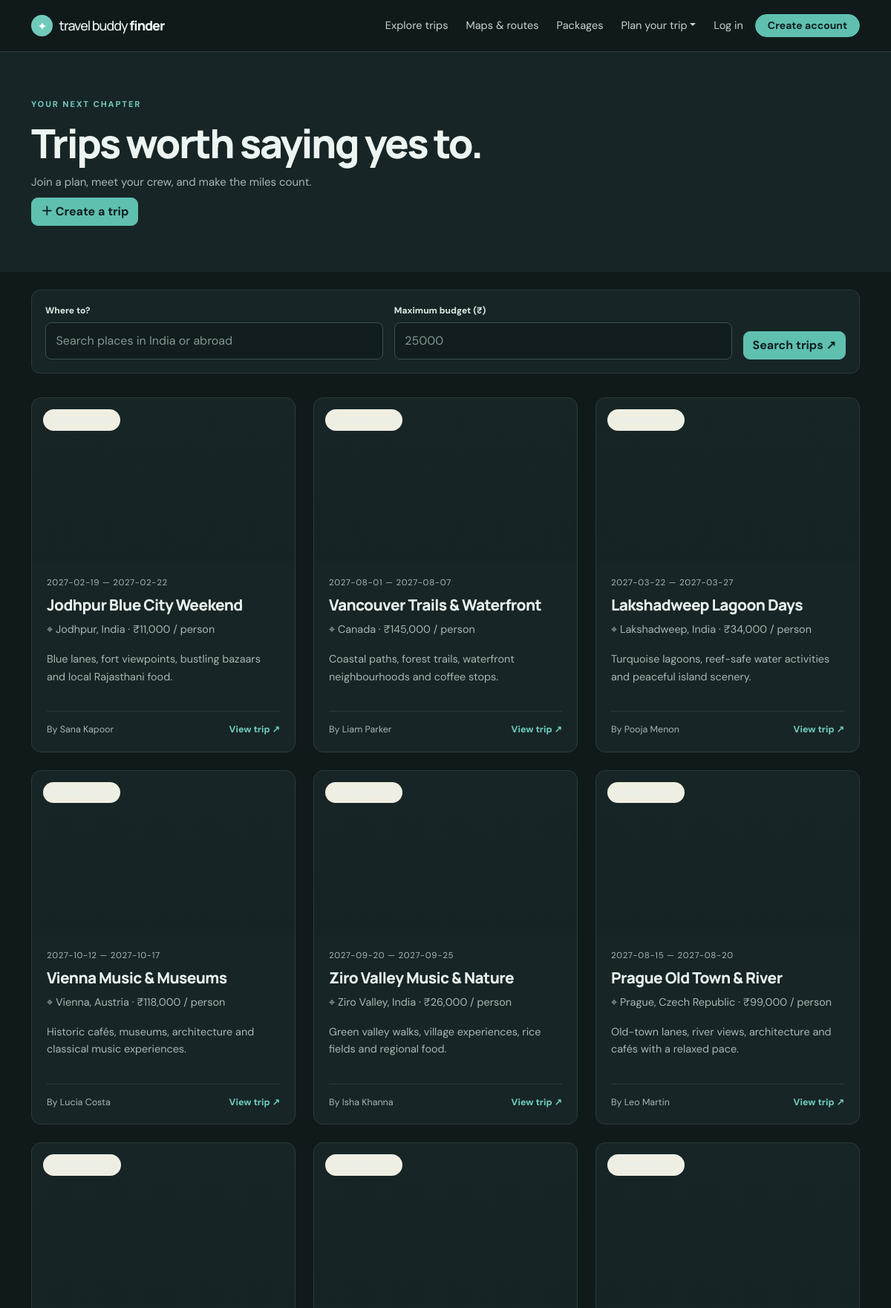
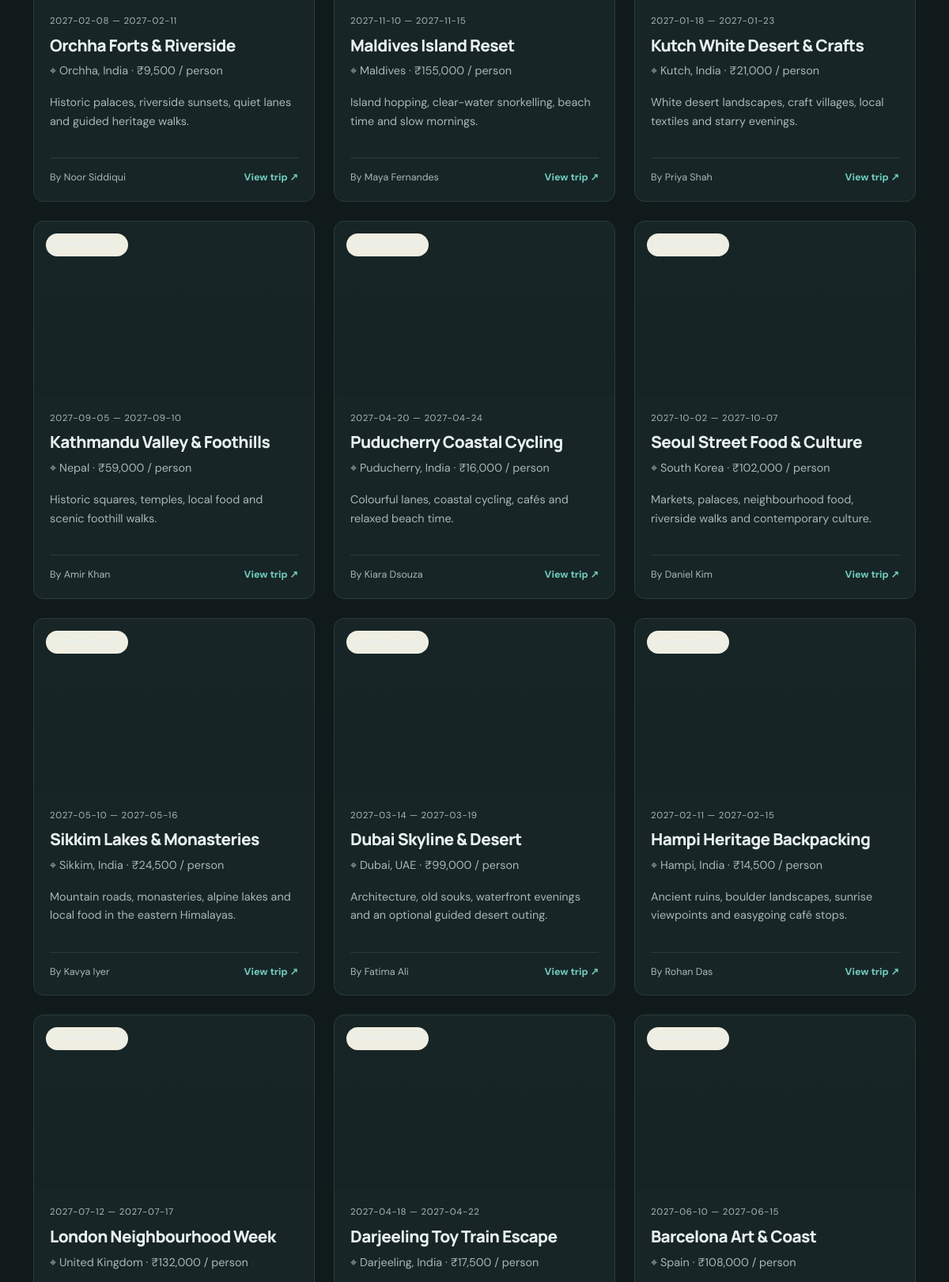
Page /trips (upper part) on the committed database (2 pictures, top to bottom).
### app.py (models this page shows, shortened)
class Trip(db.Model):
    id = db.Column(db.Integer, primary_key=True)
    title = db.Column(db.String(140), nullable=False)
    destination = db.Column(db.String(120), nullable=False, index=True)
    start_location = db.Column(db.String(120), default='')
    start_date = db.Column(db.String(20), nullable=False)
    end_date = db.Column(db.String(20), nullable=False)
    budget = db.Column(db.Integer, default=0)
    description = db.Column(db.Text, default='')
    interests = db.Column(db.String(300), default='')
    max_members = db.Column(db.Integer, default=4)
    status = db.Column(db.String(20), default='open')
    creator_id = db.Column(db.Integer, db.ForeignKey('user.id'), nullable=False)
    created_at = db.Column(db.DateTime, default=datetime.utcnow)
    creator = db.relationship('User', backref='created_trips')

class User(db.Model):
    id = db.Column(db.Integer, primary_key=True)
    name = db.Column(db.String(100), nullable=False)
    email = db.Column(db.String(180), unique=True, nullable=False, index=True)
    password_hash = db.Column(db.String(255), nullable=False)
    city = db.Column(db.String(100), default='')
    bio = db.Column(db.String(500), default='')
    interests = db.Column(db.String(300), default='')
    travel_style = db.Column(db.String(80), default='Flexible')
    budget = db.Column(db.Integer, default=15000)
    created_at = db.Column(db.DateTime, default=datetime.utcnow)

### app.py (the view)
@app.route('/trips')
def trips():
    q=Trip.query.filter_by(status='open')
    dest=request.args.get('destination','').strip(); max_budget=request.args.get('max_budget','').strip()
    if dest: q=q.filter(Trip.destination.ilike(f'%{dest}%'))
    if max_budget.isdigit(): q=q.filter(Trip.budget <= int(max_budget))
    all_trips=alternate_domestic_international(q.order_by(Trip.created_at.desc()).all())
    trip_photo_ids = {
        'himalayan escape': 'photo-1500530855697-b586d89ba3ee',
        'goa beach': 'photo-1500375592092-40eb2168fd21',
        'kerala backwater': 'photo-1602216056096-3b40cc0c9944',
        'jaipur heritage': 'photo-1477587458883-47145ed94245',
        'rishikesh adventure': 'photo-1500534623283-312aade485b7',
        'manali snow': 'photo-1464278533981-50106e6176b1',
        'udaipur lakeside': 'photo-1514222134-b57cbb8ce073',
        'meghalaya cloud': 'photo-1441974231531-c6227db76b6e',
        'mumbai arts': 'photo-1570168007204-dfb528c6958f',
        'andaman blue': 'photo-1507525428034-b723cf961d3e',
        'varanasi culture': 'photo-1561361513-2d000a50f0dc',
        'coorg green': 'photo-1448375240586-882707db888b',
        'spiti valley': 'photo-1501785888041-af3ef285b470',
        'agra & fatehpur': 'photo-1564507592333-c60657eea523',
        'pondicherry slow': 'photo-1494783367193-149034c05e8f',
        'tokyo neon': 'photo-1540959733332-eab4deabeeaf',
        'kyoto temples': 'photo-1493976040374-85c8e12f0c0e',
        'bali beaches': 'photo-1537996194471-e657df975ab4',
        'paris art': 'photo-1502602898657-3e91760cbb34',
        'lisbon coast': 'photo-1555881400-74d7acaacd8b',
        'swiss alps': 'photo-1531366936337-7c912a4589a7',
        'bangkok street': 'photo-1508009603885-50cf7c579365',
        'istanbul between': 'photo-1524231757912-21f4fe3a7200',
        'cape town coast': 'photo-1580060839134-75a5edca2e99',
        'singapore city': 'photo-1525625293386-3f8f99389edd',
        'sydney harbour': 'photo-1506973035872-a4ec16b8e8d9',
        'mysuru palace': 'photo-1600100397608-f010f1c8e8d8',
        'rome food': 'photo-1552832230-c0197dd311b5',
        'darjeeling toy': 'photo-1519681393784-d120267933ba',
        'barcelona art': 'photo-1539037116277-4db20889f2d4',
        'hampi heritage': 'photo-1606293926075-69a00dbfde81',
        'london neighbourhood': 'photo-1513635269975-59663e0ac1ad',
        'sikkim lakes': 'photo-1464822759023-fed622ff2c3b',
        'dubai skyline': 'photo-1512453979798-5ea266f8880c',
        'puducherry coastal': 'photo-1519046904884-53103b34b206',
        'seoul street': 'photo-1517154421773-0529f29ea451',
        'kutch white desert': 'photo-1509316785289-025f5b846b35',
        'kathmandu valley': 'photo-1544735716-392fe2489ffa',
        'orchha forts': 'photo-1567157577867-05fb8f25dee9',
        'maldives island': 'photo-1514282401047-d79a71a590e8',
        'ziro valley': 'photo-1472396961693-142e6e269027',
        'prague old town': 'photo-1541849546-216549ae216d',
        'lakshadweep lagoon': 'photo-1510414842594-a61c69b5ae57',
        'vienna music': 'photo-1516550893923-42d28e5677af',
        'jodhpur blue': 'photo-1599661046827-dacff0c0f09a',
        'vancouver trails': 'photo-1503614472-8c93d56cdab4',
    }
    used_image_ids=set()
    trip_image_urls={}
    image_pool=list(dict.fromkeys(PLACE_IMAGE_IDS.values()))
    for index, trip in enumerate(all_trips):
        title_key=(trip.title or '').strip().lower()
        image_id=next((photo_id for phrase, photo_id in trip_photo_ids.items() if title_key.startswith(phrase)), None)
        if image_id is None:
            preferred_url=destination_image(trip.destination, 0)
            image_id=preferred_url.split('/')[3].split('?')[0]
        if image_id in used_image_ids:
            image_id=next((candidate for candidate in image_pool if candidate not in used_image_ids), image_id)
        used_image_ids.add(image_id)
        trip_image_urls[trip.id]=f'https://images.unsplash.com/{image_id}?auto=format&fit=crop&w=1200&q=85'
    return render_template('trips.html', trips=all_trips, destination=dest, max_budget=max_budget, trip_image_urls=trip_image_urls)

### app.py (called while the page is built)
def current_user():
    uid = session.get('user_id')
    return db.session.get(User, uid) if uid else None

@app.context_processor
def inject_globals():
    return {'logged_user': current_user(), 'money': lambda value: f'₹{float(value or 0):,.0f}', 'destination_image': destination_image, 'avatar_url': avatar_url}

### templates/trips.html
{% extends 'base.html' %}{% block title %}Explore trips — Travel Buddy Finder{% endblock %}{% block content %}<section class="page-top"><div class="container"><div class="eyebrow">YOUR NEXT CHAPTER</div><h1>Trips worth saying yes to.</h1><p>Join a plan, meet your crew, and make the miles count.</p><a class="btn btn-dark mt-2" href="{{ url_for('create_trip') if logged_user else url_for('register') }}">＋ Create a trip</a></div></section><section class="section-pad pt-4"><div class="container"><form class="filter-bar" method="get"><div><label>Where to?</label><input class="form-control" name="destination" value="{{ destination }}" placeholder="Search places in India or abroad"></div><div><label>Maximum budget (₹)</label><input class="form-control" name="max_budget" type="number" value="{{ max_budget }}" placeholder="25000"></div><button class="btn btn-dark">Search trips ↗</button></form><div class="row g-4 mt-2">{% for trip in trips %}<div class="col-md-6 col-lg-4"><div class="trip-card"><div class="trip-photo" style="background-image:linear-gradient(180deg,transparent,rgba(12,26,35,.15)),url('{{ trip_image_urls[trip.id] }}')"><span class="photo-label">{{ trip.max_members - (trip.memberships|selectattr('status','equalto','accepted')|list|length) }} SPACES LEFT</span></div><div class="trip-card-body"><div class="trip-meta">{{ trip.start_date }} — {{ trip.end_date }}</div><h3>{{ trip.title }}</h3><p>⌖ {{ trip.destination }} · {{ money(trip.budget) }} / person</p><p class="trip-description">{{ trip.description or 'A new adventure is taking shape. Join the group to plan the details together.' }}</p><div class="card-bottom"><span>By {{ trip.creator.name }}</span><a href="{{ url_for('trip_detail',trip_id=trip.id) }}">View trip ↗</a></div></div></div></div>{% else %}<div class="col-12"><div class="empty-state"><h3>No trips found</h3><p>Try another destination or create a trip of your own.</p></div></div>{% endfor %}</div></div></section>{% endblock %}

### static/css/style.css (style rules this page uses)
:root { --ink:#172b2b;--muted:#71807e;--teal:#1e5954;--sun:#f4bc69;--paper:#fffdf8;--line:#e7e9e2;--soft:#f4f5ef }
* { box-sizing:border-box }
body { margin:0;background:var(--paper);color:var(--ink);font-family:'DM Sans',sans-serif;font-size:15px }
h1,h2,h3,.brand { font-family:Manrope,sans-serif;letter-spacing:-.045em }
h1 { font-size:clamp(2.4rem,5vw,4.3rem);font-weight:800;line-height:1.08 }
h3 { font-size:1.15rem;font-weight:800;letter-spacing:-.03em }
p { line-height:1.65 }
.eyebrow { font-size:.7rem;letter-spacing:.17em;font-weight:800;color:var(--teal);margin-bottom:14px }
.btn { border-radius:9px;font-weight:700 }
.btn-dark { background:var(--ink);border-color:var(--ink) }
.section-pad { padding:76px 0 }
.trip-card,.simple-trip { border:1px solid var(--line);background:white;border-radius:13px;overflow:hidden;height:100%;transition:transform .2s,box-shadow .2s }
.trip-photo { height:220px;position:relative;background-size:cover;background-position:center }
.photo-label { position:absolute;top:15px;left:15px;background:#fffdf0ed;border-radius:30px;padding:7px 11px;font-size:.62rem;font-weight:800;letter-spacing:.09em }
.trip-card-body { padding:20px }
.trip-meta { font-size:.72rem;color:var(--muted);letter-spacing:.06em }
.trip-card-body h3 { font-size:1.3rem;margin:9px 0 }
.trip-card-body>p { color:#60716d;font-size:.9rem }
.card-bottom { display:flex;justify-content:space-between;gap:12px;align-items:center;border-top:1px solid var(--line);padding-top:15px;margin-top:16px;font-size:.78rem;color:var(--muted) }
.card-bottom a { font-weight:800;color:var(--teal);text-decoration:none }
.trip-description { min-height:65px }
.form-control,.form-select { border-color:#dfe4dc;border-radius:8px;padding:.75rem .85rem;background:#fff }
.page-top { background:#f1f3ec;padding:62px 0 }
.page-top h1 { font-size:clamp(2.4rem,4.5vw,4rem);margin:0 0 12px }
.page-top p { color:var(--muted);margin-bottom:0;max-width:650px }
.filter-bar { display:flex;align-items:end;gap:15px;flex-wrap:wrap;padding:18px;background:white;border:1px solid var(--line);border-radius:12px }
.filter-bar>div { flex:1;min-width:180px }
.filter-bar label { font-size:.75rem;font-weight:800;display:block;margin-bottom:7px }
.trip-photo,.simple-trip-image { background-size:cover;background-position:center }
:root { --ink:#e8f0ee;--muted:#a7b8b4;--teal:#5fc0b0;--sun:#f4bc69;--paper:#101a1b;--line:#2a3b3b;--soft:#172526 }
body { background:#101a1b;color:#e8f0ee }
.soft-bg,.page-top { background:#172526 }
.feature-card,.trip-card,.simple-trip,.person-card,.panel-form,.workspace-panel,.suggestion,.empty-state,.filter-bar,.request-row,.connection-row,.messenger { background:#172526;border-color:#2a3b3b;color:#e8f0ee }
.trip-card-body>p,.person-body p,.suggestion p { color:#b1c2be }
.trip-meta,.card-bottom,.muted { color:#a7b8b4 }
.card-bottom,.expense-form,.people-list,.chat-head,.chat-compose,.itinerary-item,.expense-item,.member-row,.fact-row { border-color:#2a3b3b }
.form-control,.form-select { background:#111d1e;color:#e8f0ee;border-color:#3b5050 }
.form-control::placeholder { color:#829894 }
.btn-dark { background:#5fc0b0;border-color:#5fc0b0;color:#102020 }
.auth-form h1,.page-top h1,.reset-card h1 { color:#edf5f2 }
:root { color-scheme:dark;--ink:#e8f0ee;--muted:#a7b8b4;--teal:#70cabb;--sun:#f4bc69;--paper:#101a1b;--line:#2a3b3b;--soft:#172526 }
html,body { background:#101a1b!important;color:#e8f0ee!important }
.feature-card,.trip-card,.simple-trip,.person-card,.panel-form,.workspace-panel,.connection-row,.filter-bar,.messenger,.empty-state,.quiz-card,.package-card,.trip-detail-card,.profile-card,.dashboard-card { background:#172526!important;color:#e8f0ee!important;border-color:#2a3b3b!important }
.feature-card p,.trip-card-body>p,.person-body p,.suggestion p,.auth-switch,.muted,.trip-meta,.card-bottom { color:#a7b8b4!important }
.form-control,.form-select,textarea,input:not([type=checkbox]):not([type=radio]):not([type=submit]),select { background:#111d1e!important;color:#e8f0ee!important;border-color:#3b5050!important }
.form-control::placeholder,input::placeholder,textarea::placeholder { color:#829894!important }
.form-label,.form-check-label,label { color:#dce8e4 }
a { color:#78d2c1 }
.btn-primary,.btn-dark { background:#5fc0b0!important;border-color:#5fc0b0!important;color:#102020!important }

### rows in the picture
Trip: start_date "2027-02-19", end_date "2027-02-22", title "Jodhpur Blue City Weekend", destination "Jodhpur, India", budget "₹11,000", description "Blue lanes, fort viewpoints, bustling bazaars and local Rajasthani food.", creator.name "Sana Kapoor"
Trip: start_date "2027-08-01", end_date "2027-08-07", title "Vancouver Trails & Waterfront", destination "Canada", budget "₹145,000", description "Coastal paths, forest trails, waterfront neighbourhoods and coffee stops.", creator.name "Liam Parker"
Trip: start_date "2027-03-22", end_date "2027-03-27", title "Lakshadweep Lagoon Days", destination "Lakshadweep, India", budget "₹34,000", description "Turquoise lagoons, reef-safe water activities and peaceful island scenery.", creator.name "Pooja Menon"
Trip: start_date "2027-10-12", end_date "2027-10-17", title "Vienna Music & Museums", destination "Vienna, Austria", budget "₹118,000", description "Historic cafés, museums, architecture and classical music experiences.", creator.name "Lucia Costa"
Trip: start_date "2027-09-20", end_date "2027-09-25", title "Ziro Valley Music & Nature", destination "Ziro Valley, India", budget "₹26,000", description "Green valley walks, village experiences, rice fields and regional food.", creator.name "Isha Khanna"
Trip: start_date "2027-08-15", end_date "2027-08-20", title "Prague Old Town & River", destination "Prague, Czech Republic", budget "₹99,000", description "Old-town lanes, river views, architecture and cafés with a relaxed pace.", creator.name "Leo Martin"
Trip: start_date "2027-02-08", end_date "2027-02-11", title "Orchha Forts & Riverside", destination "Orchha, India", budget "₹9,500", description "Historic palaces, riverside sunsets, quiet lanes and guided heritage walks.", creator.name "Noor Siddiqui"
Trip: start_date "2027-11-10", end_date "2027-11-15", title "Maldives Island Reset", destination "Maldives", budget "₹155,000", description "Island hopping, clear-water snorkelling, beach time and slow mornings.", creator.name "Maya Fernandes"
Trip: start_date "2027-01-18", end_date "2027-01-23", title "Kutch White Desert & Crafts", destination "Kutch, India", budget "₹21,000", description "White desert landscapes, craft villages, local textiles and starry evenings.", creator.name "Priya Shah"
Trip: start_date "2027-09-05", end_date "2027-09-10", title "Kathmandu Valley & Foothills", destination "Nepal", budget "₹59,000", description "Historic squares, temples, local food and scenic foothill walks.", creator.name "Amir Khan"
Trip: start_date "2027-04-20", end_date "2027-04-24", title "Puducherry Coastal Cycling", destination "Puducherry, India", budget "₹16,000", description "Colourful lanes, coastal cycling, cafés and relaxed beach time.", creator.name "Kiara Dsouza"
Trip: start_date "2027-10-02", end_date "2027-10-07", title "Seoul Street Food & Culture", destination "South Korea", budget "₹102,000", description "Markets, palaces, neighbourhood food, riverside walks and contemporary culture.", creator.name "Daniel Kim"
Trip: start_date "2027-05-10", end_date "2027-05-16", title "Sikkim Lakes & Monasteries", destination "Sikkim, India", budget "₹24,500", description "Mountain roads, monasteries, alpine lakes and local food in the eastern Himalayas.", creator.name "Kavya Iyer"
Trip: start_date "2027-03-14", end_date "2027-03-19", title "Dubai Skyline & Desert", destination "Dubai, UAE", budget "₹99,000", description "Architecture, old souks, waterfront evenings and an optional guided desert outing.", creator.name "Fatima Ali"
Trip: start_date "2027-02-11", end_date "2027-02-15", title "Hampi Heritage Backpacking", destination "Hampi, India", budget "₹14,500", description "Ancient ruins, boulder landscapes, sunrise viewpoints and easygoing café stops.", creator.name "Rohan Das"
Trip: start_date "2027-07-12", end_date "2027-07-17", title "London Neighbourhood Week", destination "United Kingdom", budget "₹132,000"
Trip: start_date "2027-04-18", end_date "2027-04-22", title "Darjeeling Toy Train Escape", destination "Darjeeling, India", budget "₹17,500"
Trip: start_date "2027-06-10", end_date "2027-06-15", title "Barcelona Art & Coast", destination "Spain", budget "₹108,000"
